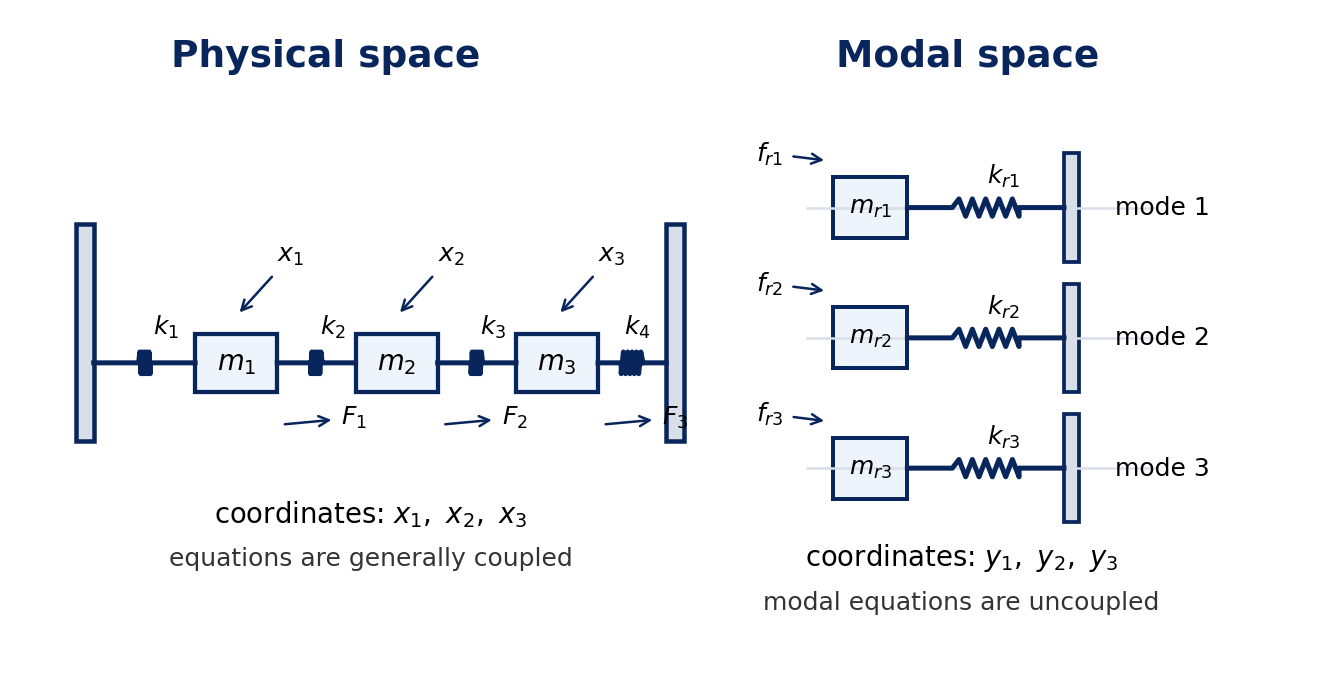

This chart was generated by the following Python code:
#!/usr/bin/env python3
"""Figure: physical-space system compared with modal-space SDOF equations."""

from __future__ import annotations

from plot_helpers import FILL, NAVY, OUT, configure_matplotlib_cache, draw_spring


configure_matplotlib_cache()
import matplotlib.pyplot as plt
from matplotlib.patches import Rectangle


fig, ax = plt.subplots(figsize=(9.2, 4.7))
ax.set_xlim(0, 10)
ax.set_ylim(0, 6)
ax.axis("off")

ax.text(2.4, 5.55, "Physical space", ha="center", color=NAVY, fontsize=15, fontweight="bold")
ax.text(7.4, 5.55, "Modal space", ha="center", color=NAVY, fontsize=15, fontweight="bold")

# Physical 3-DOF chain.
wall_x = 0.45
ax.add_patch(Rectangle((wall_x, 2.1), 0.14, 2.0, facecolor="#d9dfe8", edgecolor=NAVY, linewidth=1.8))
centers = [1.7, 2.95, 4.2]
for i, x in enumerate(centers, start=1):
    ax.add_patch(Rectangle((x - 0.32, 2.55), 0.64, 0.54, facecolor=FILL, edgecolor=NAVY, linewidth=1.7))
    ax.text(x, 2.82, rf"$m_{i}$", ha="center", va="center", fontsize=11)
    ax.annotate(rf"$x_{i}$", xy=(x, 3.25), xytext=(x + 0.32, 3.75), fontsize=10, arrowprops=dict(arrowstyle="->", color=NAVY))
    ax.annotate(rf"$F_{i}$", xy=(x + 0.34, 2.25), xytext=(x + 0.82, 2.25), fontsize=10, arrowprops=dict(arrowstyle="<-", color=NAVY))

draw_spring(ax, wall_x + 0.14, centers[0] - 0.32, 2.82, amp=0.10, turns=5)
draw_spring(ax, centers[0] + 0.32, centers[1] - 0.32, 2.82, amp=0.10, turns=5)
draw_spring(ax, centers[1] + 0.32, centers[2] - 0.32, 2.82, amp=0.10, turns=5)
draw_spring(ax, centers[2] + 0.32, 5.05, 2.82, amp=0.10, turns=5)
ax.add_patch(Rectangle((5.05, 2.1), 0.14, 2.0, facecolor="#d9dfe8", edgecolor=NAVY, linewidth=1.8))
for label, x in zip([r"$k_1$", r"$k_2$", r"$k_3$", r"$k_4$"], [1.05, 2.35, 3.6, 4.72]):
    ax.text(x, 3.08, label, fontsize=10)

ax.text(2.75, 1.35, r"coordinates: $x_1,\ x_2,\ x_3$", ha="center", fontsize=11)
ax.text(2.75, 0.95, "equations are generally coupled", ha="center", fontsize=10, color="#333333")

# Modal systems.
ys = [4.25, 3.05, 1.85]
for idx, y in enumerate(ys, start=1):
    ax.plot([6.15, 8.85], [y, y], color="#d9dfe8", linewidth=1.0)
    ax.add_patch(Rectangle((6.35, y - 0.28), 0.58, 0.56, facecolor=FILL, edgecolor=NAVY, linewidth=1.6))
    ax.text(6.64, y, rf"$m_{{r{idx}}}$", ha="center", va="center", fontsize=10)
    draw_spring(ax, 6.93, 8.15, y, amp=0.08, turns=5)
    ax.add_patch(Rectangle((8.15, y - 0.5), 0.12, 1.0, facecolor="#d9dfe8", edgecolor=NAVY, linewidth=1.5))
    ax.annotate(rf"$f_{{r{idx}}}$", xy=(6.32, y + 0.43), xytext=(5.75, y + 0.43), fontsize=10, arrowprops=dict(arrowstyle="->", color=NAVY))
    ax.text(7.55, y + 0.22, rf"$k_{{r{idx}}}$", fontsize=10)
    ax.text(8.55, y, rf"mode {idx}", fontsize=10, va="center")

ax.text(7.35, 0.95, r"coordinates: $y_1,\ y_2,\ y_3$", ha="center", fontsize=11)
ax.text(7.35, 0.55, "modal equations are uncoupled", ha="center", fontsize=10, color="#333333")

fig.savefig(OUT / "lecture7_physical_modal_space.png", dpi=180, bbox_inches="tight")
plt.close(fig)
